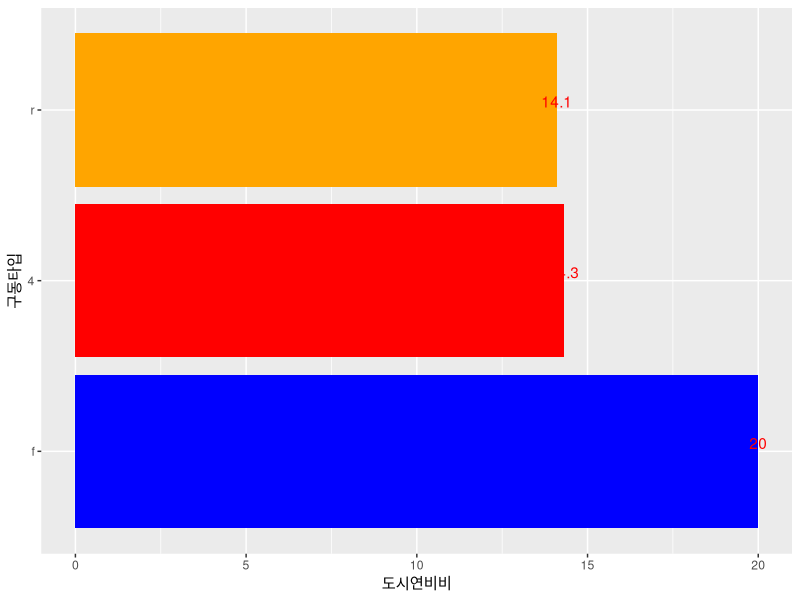

This figure's R source:
setwd("c:/Rdata")
getwd()

library(dplyr)
library(ggplot2)
df = data(package="ggplot2")
df$results

mpg = as.data.frame(ggplot2::mpg)
head(mpg)

table(mpg$drv)
df_g = mpg%>%
  group_by(drv)%>%
  summarise(mean_cty=round(mean(cty),1))
df_g

ggplot(data = df_g,aes(x=reorder(drv,-mean_cty), y=mean_cty))+
  geom_col(fill = c('red','blue','orange'))+
  geom_text(aes(label=df_g$mean_cty),vjust=-0.2,col="red")+
  coord_flip()+xlab("구동타입")+ylab("도시연비비")





## seed함수 (랜덤으로 변하는 숫자를 고정으로 쓰고 싶을 때)
runif(3)
rnorm(3) # = rnorm(3,0,1) mean=0, sd=1

set.seed(1234) 
runif(15) #랜덤으로 15개, set.seed를하면 같은 값





